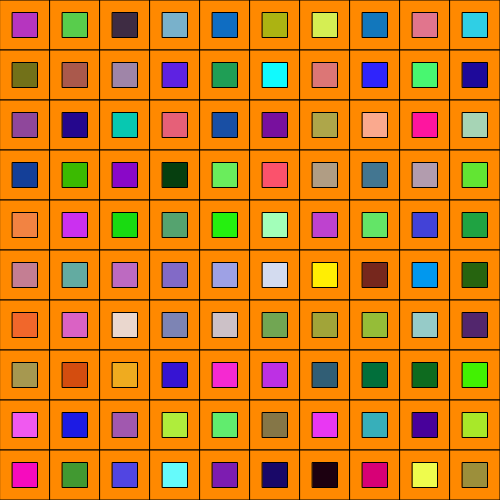
Frame 1 (no input)
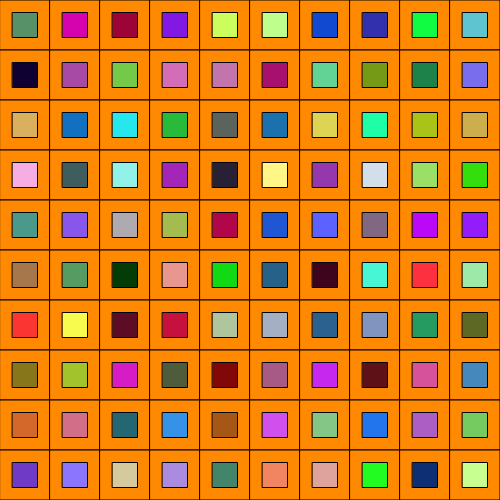
Frame 60 (no input)
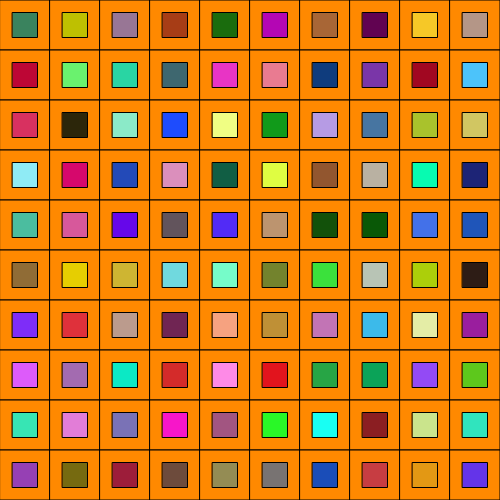
Frame 120 (the mouse pressed at the canvas centre since frame 60)

The p5.js sketch that drew these frames (run headless with seeded random() and noise() and a simulated clock; from frame 60 on, the mouse is pressed at the canvas centre):

// p5.js sketch
// ── sketch.js

let size = 50;
let size2 = 25;

function setup() {

  createCanvas(500, 500);
  frameRate(30);
  //noLoop();
}
function draw()
{
  background(0);

  for (let y = 0; y< 10; y++)
  {
    for (let x = 0; x < 10; x++)
    {
    stroke(0);
    fill(255, 137, 0, 255);
    rect(size*x, size*y, size, size);

      fill(random(255), random(255), random(255))
      rect(size * x+(size2/2), size * y +(size2/2), size2, size2);
      //rect(size * x, height * 0.9, size, size);
      //rect(size * x, height / 500, size, size);

    console.log("X: " + x + " Y: " + y);

    }
  }


}
